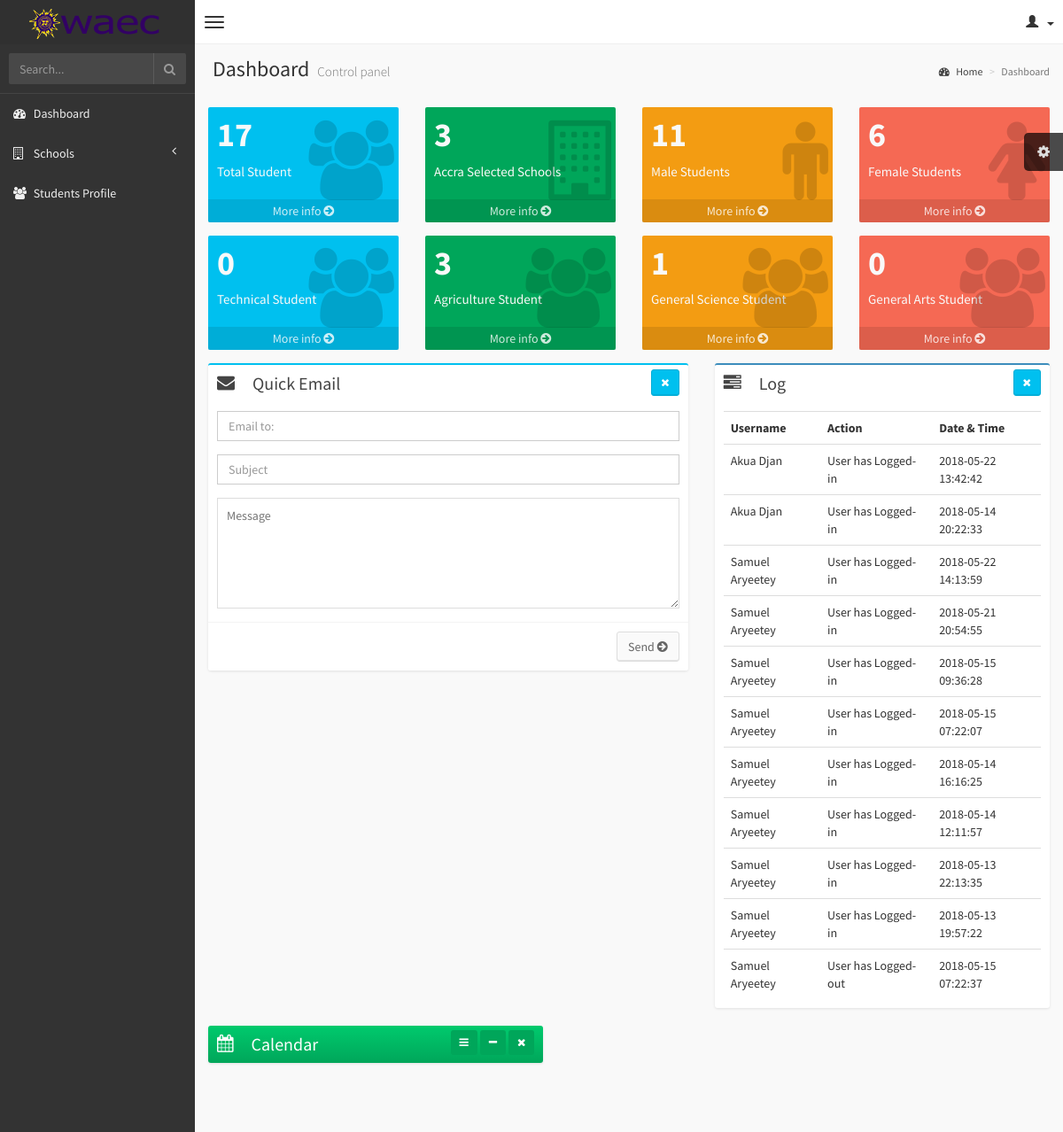
The app's page /management/admin.php with its own data.
### tables this page shows
CREATE TABLE `log` (
  `id` int(50) NOT NULL,
  `Username` varchar(50) NOT NULL,
  `Action` varchar(50) NOT NULL,
  `Dates` datetime NOT NULL
);

### management/admin.php (the view, shortened to what the rows shown need)
<?php
    include("databaseconnection.php");
?>
<!DOCTYPE html>
<html>
    <head>
        <link href="//maxcdn.bootstrapcdn.com/bootstrap/3.2.0/css/bootstrap.min.css" rel="stylesheet" type="text/css" />
        <link href="//cdnjs.cloudflare.com/ajax/libs/font-awesome/4.1.0/css/font-awesome.min.css" rel="stylesheet" type="text/css" />
        <link href="//code.ionicframework.com/ionicons/1.5.2/css/ionicons.min.css" rel="stylesheet" type="text/css" />
        <link href="css/morris/morris.css" rel="stylesheet" type="text/css" />
        <link href="css/jvectormap/jquery-jvectormap-1.2.2.css" rel="stylesheet" type="text/css" />
        <link href="css/datepicker/datepicker3.css" rel="stylesheet" type="text/css" />
        <link href="css/daterangepicker/daterangepicker-bs3.css" rel="stylesheet" type="text/css" />
        <link href="css/bootstrap-wysihtml5/bootstrap3-wysihtml5.min.css" rel="stylesheet" type="text/css" />
        <link href="css/AdminLTE.css" rel="stylesheet" type="text/css" />
    </head>
    <body class="skin-black">
        <div class="wrapper row-offcanvas row-offcanvas-left">
            <aside class="right-side">
                <section class="content-header">
                    <h1>
                        Dashboard
                        <small>Control panel</small>
                    </h1>
                </section>
                <section class="content">
                    <div class="row">
                        <section class="col-lg-5 connectedSortable">
                            <div class="box box-primary">
                                <div class="box-body">
                                    <table class="table table-hover">
                                    <?php
                                        $sql = "SELECT Username, Action, Dates from log ORDER BY Username,Action,Dates DESC";
                                        $result = $conn->query($sql);
                                        if($result->num_rows > 0){
                                            echo"
                                        <tr>
                                            <th>Username</th>
                                            <th>Action</th>
                                            <th>Date & Time</th>
                                        </tr>";
                                        while($row = $result->fetch_assoc()){
                                            echo "
                                        <tr>
                                            <td>".$row['Username']."</td>
                                            <td>".$row['Action']."</td>
                                            <td>".$row['Dates']."</td>
                                        </tr>";
                                        }
                                    }
                                     ?>
                                    </table>
                                </div>
                            </div>
                        </section>
                    </div>
                </section>
            </aside>
        </div>
    </body>
</html>

### records on screen
log: Username "Akua Djan", Action "User has Logged-in", Dates "2018-05-22 13:42:42"
log: Username "Akua Djan", Action "User has Logged-in", Dates "2018-05-14 20:22:33"
log: Username "Samuel Aryeetey", Action "User has Logged-in", Dates "2018-05-22 14:13:59"
log: Username "Samuel Aryeetey", Action "User has Logged-in", Dates "2018-05-21 20:54:55"
log: Username "Samuel Aryeetey", Action "User has Logged-in", Dates "2018-05-15 09:36:28"
log: Username "Samuel Aryeetey", Action "User has Logged-in", Dates "2018-05-15 07:22:07"
log: Username "Samuel Aryeetey", Action "User has Logged-in", Dates "2018-05-14 16:16:25"
log: Username "Samuel Aryeetey", Action "User has Logged-in", Dates "2018-05-14 12:11:57"
log: Username "Samuel Aryeetey", Action "User has Logged-in", Dates "2018-05-13 22:13:35"
log: Username "Samuel Aryeetey", Action "User has Logged-in", Dates "2018-05-13 19:57:22"
log: Username "Samuel Aryeetey", Action "User has Logged-out", Dates "2018-05-15 07:22:37"

### other values on screen
$totalStudent "17"
$totalStudent "3"
$totalStudent "11"
$totalStudent "6"
$totalStudent "0"
$totalStudent "1"
